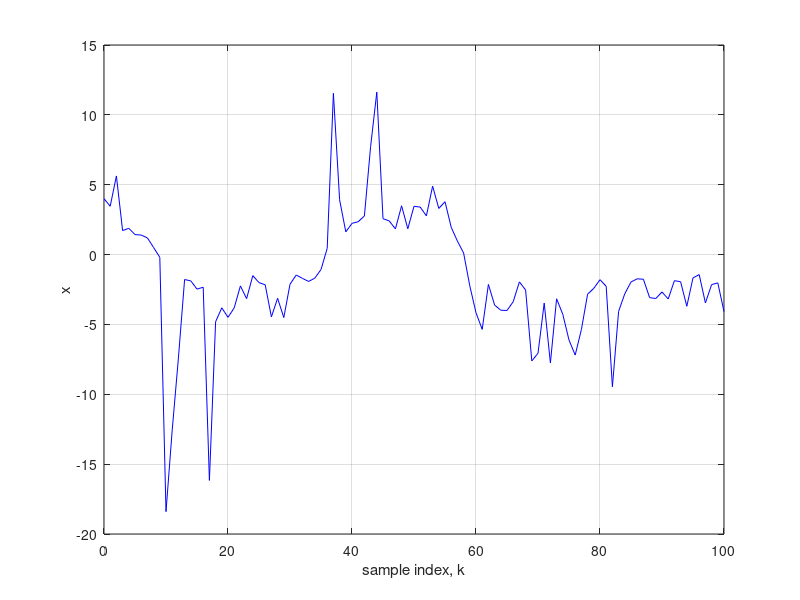

MATLAB code for this plot:
%% Assignment 8 Problem 3

clc; clear; %close all;

%% Initialization

load('measdata_pfexample');

x_hat_0 = xhat0;
P_0 = P0;

nx = 1;
nz = 1;
N = 101;


x_hat = zeros(nx,N);
P = zeros(nx,N);

x_hat(1) = x_hat_0;
P(1) = P_0;

Gamma = 1



%% EKF

for kk = 1:N-1
    
    x_bar_kp1 = 2*atan(x_hat(kk)) + 0.5*cos(pi*kk/3);
    F_k = 2  /(1 + x_hat(kk)^2 );
    
    P_bar_kp1 = F_k^2*P(kk) + Q;
    
    z_bar_kp1 = x_bar_kp1 + x_bar_kp1^2 + x_bar_kp1^3;
    
    H_kp1 = 1 + 2*x_bar_kp1 + 3*x_bar_kp1^2;
    
    nu_kp1 = zkhist(kk) - z_bar_kp1;
    
    s_kp1 = H_kp1^2*P_bar_kp1+R;
    w_kp1 = P_bar_kp1*H_kp1/s_kp1;
    
    x_hat(kk+1) = x_bar_kp1 + w_kp1*nu_kp1;
    P(kk+1) = P_bar_kp1 - w_kp1^2*s_kp1;
    
end

figure(1);
plot([0:100],x_hat,'-b');grid on;hold on;
ylabel('x')
xlabel('sample index, k')
% ylim([-5 5])
    